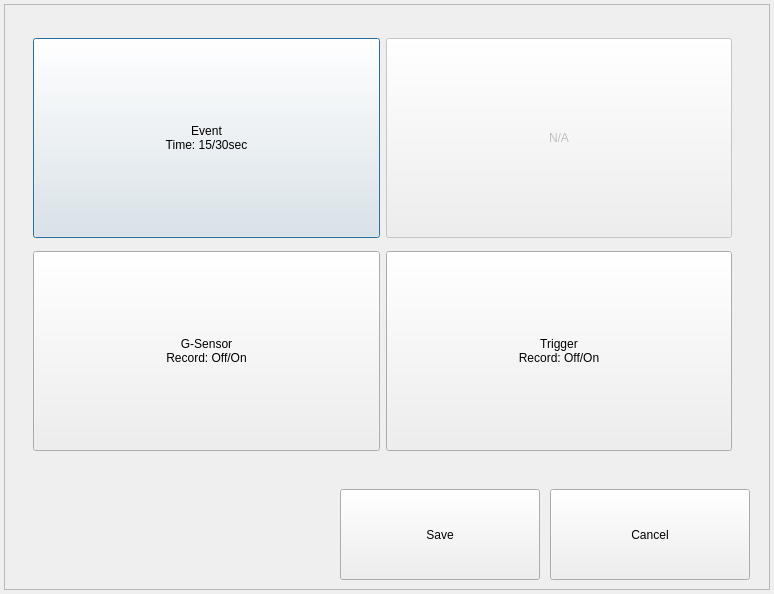
<?xml version="1.0" encoding="UTF-8"?>
<ui version="4.0">
 <class>EventDialog</class>
 <widget class="QDialog" name="EventDialog">
  <property name="geometry">
   <rect>
    <x>0</x>
    <y>0</y>
    <width>774</width>
    <height>594</height>
   </rect>
  </property>
  <property name="windowTitle">
   <string>EVENT PROPERTY</string>
  </property>
  <widget class="QWidget" name="gridLayoutWidget">
   <property name="geometry">
    <rect>
     <x>22</x>
     <y>20</y>
     <width>721</width>
     <height>451</height>
    </rect>
   </property>
   <layout class="QGridLayout" name="gridLayout">
    <item row="0" column="0">
     <widget class="QPushButton" name="buttonEventTime">
      <property name="minimumSize">
       <size>
        <width>0</width>
        <height>200</height>
       </size>
      </property>
      <property name="text">
       <string>Event
Time: 15/30sec</string>
      </property>
     </widget>
    </item>
    <item row="0" column="1">
     <widget class="QPushButton" name="buttonNatAvailable">
      <property name="enabled">
       <bool>false</bool>
      </property>
      <property name="minimumSize">
       <size>
        <width>0</width>
        <height>200</height>
       </size>
      </property>
      <property name="text">
       <string>N/A</string>
      </property>
     </widget>
    </item>
    <item row="1" column="1">
     <widget class="QPushButton" name="buttonTrigger">
      <property name="enabled">
       <bool>true</bool>
      </property>
      <property name="minimumSize">
       <size>
        <width>0</width>
        <height>200</height>
       </size>
      </property>
      <property name="text">
       <string>Trigger
Record: Off/On</string>
      </property>
     </widget>
    </item>
    <item row="1" column="0">
     <widget class="QPushButton" name="buttonGsensor">
      <property name="enabled">
       <bool>true</bool>
      </property>
      <property name="minimumSize">
       <size>
        <width>0</width>
        <height>200</height>
       </size>
      </property>
      <property name="text">
       <string>G-Sensor
Record: Off/On</string>
      </property>
     </widget>
    </item>
   </layout>
  </widget>
  <widget class="QPushButton" name="buttonSave">
   <property name="geometry">
    <rect>
     <x>340</x>
     <y>489</y>
     <width>200</width>
     <height>91</height>
    </rect>
   </property>
   <property name="text">
    <string>Save</string>
   </property>
  </widget>
  <widget class="QPushButton" name="buttonClose">
   <property name="geometry">
    <rect>
     <x>550</x>
     <y>489</y>
     <width>200</width>
     <height>91</height>
    </rect>
   </property>
   <property name="text">
    <string>Cancel</string>
   </property>
  </widget>
  <widget class="QFrame" name="frame">
   <property name="geometry">
    <rect>
     <x>4</x>
     <y>4</y>
     <width>766</width>
     <height>586</height>
    </rect>
   </property>
   <property name="frameShape">
    <enum>QFrame::StyledPanel</enum>
   </property>
   <property name="frameShadow">
    <enum>QFrame::Raised</enum>
   </property>
  </widget>
  <zorder>frame</zorder>
  <zorder>gridLayoutWidget</zorder>
  <zorder>buttonSave</zorder>
  <zorder>buttonClose</zorder>
 </widget>
 <layoutdefault spacing="6" margin="11"/>
 <resources/>
 <connections/>
</ui>
